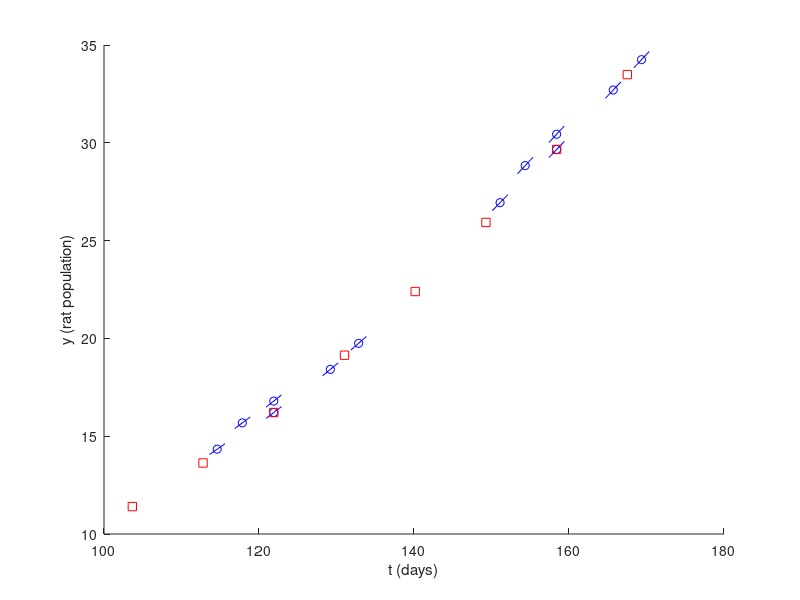

Write MATLAB code to recreate this figure.
function rats2
    clf; hold on
    xlabel('t (days)')
    ylabel('y (rat population)')
    [T, Y] = ode45(@rats, [0,365], 2);
    for i=1:length(T)
        plot_point(T(i), Y(i), NaN)
    end
    hold off
    %print -deps 'matlab/ode45.eps'
end

function res = rats(t, y)
    a = 0.01;
    omega = 2 * pi / 365;
    res = a * y * (1 + sin(omega * t));
    plot_point(t, y, res)
end

function plot_point(t, y, r)
    if t<100 || t>170
        return
    end
    dt = 1;
    ts = [t-dt, t+dt];
    ys = [y-r*dt, y+r*dt];
    if isnan(r)
        plot(t, y, 'rs')
    else
        plot(ts, ys, 'b-')
        plot(t, y, 'bo')
    end
end